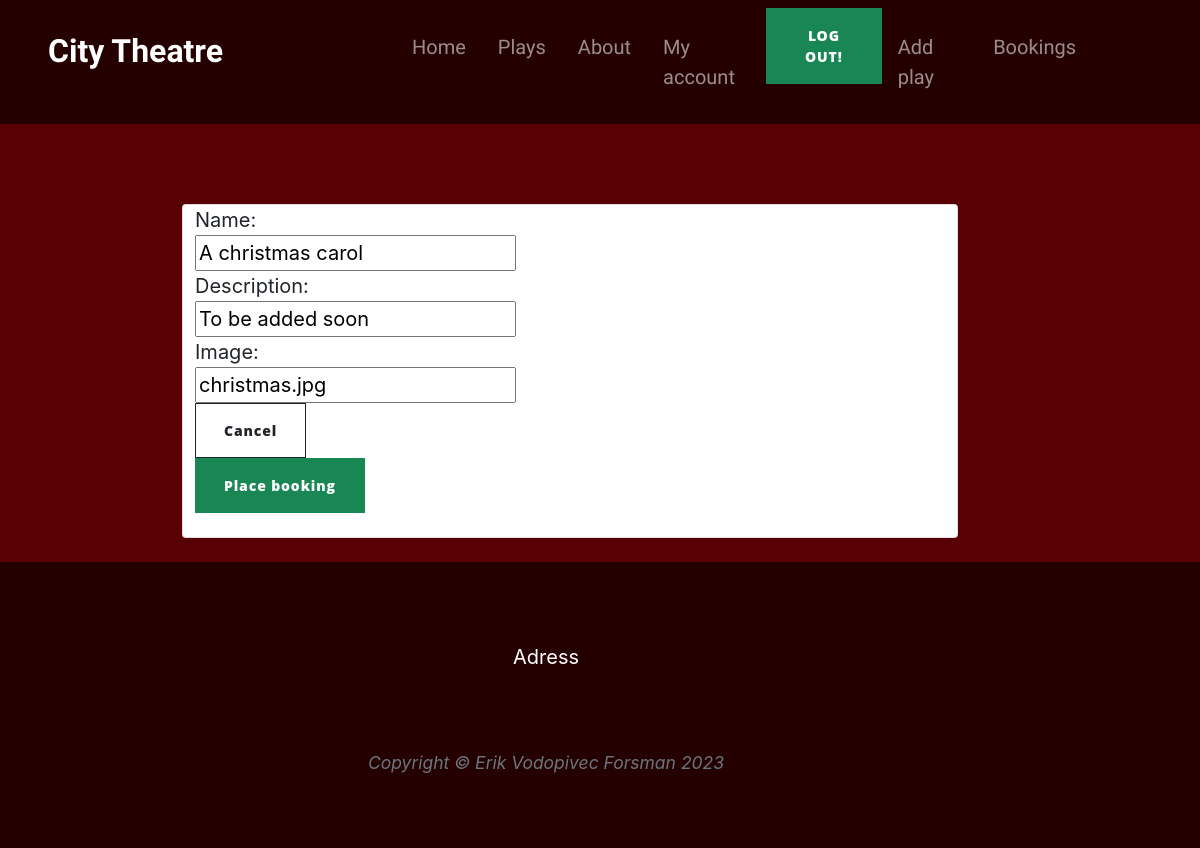
Screenshot of /booking/edit/1/ (signed in) with the database file from the repository.
### booking/models.py (models this page shows, shortened)
class Play( models.Model):
    name = models.CharField(max_length=254, null=False, blank=False)
    description = models.CharField(max_length=1000, null=False, blank=False, default="To be added")
    image = models.CharField(max_length=254, null=True, blank=True)

### booking/views.py (the view)
# urls.py: path('edit/<int:play_id>/', views.edit_play, name='edit_play'),
@login_required
def edit_play(request, play_id):
    play_instance = get_object_or_404(Play, pk=play_id)
    if not request.user.is_superuser:
        return redirect(reverse('home'))
    if request.method == 'POST':
        form = PlayForm(request.POST, request.FILES, instance=play_instance)
        if form.is_valid():
            form.save()
            return redirect(reverse('home'))
        else:
            print("error")
    else:
        form = PlayForm(instance=play_instance)
    template = 'booking/edit_play.html'
    context = {
        'form': form,
        'play_instance': play_instance,
    }
    return render(request, template, context)

### booking/forms.py
class PlayForm(forms.ModelForm):
    class Meta:
        model = Play
        exclude = ()
    def __init__(self, *args, **kwargs):
        super().__init__(*args, **kwargs)
        placeholders = {
            'name': 'Name',
            'description': 'Description',
            'image': 'Image',
        }

### booking/templates/booking/edit_play.html (shortened to what this page needs)
{% extends "base.html" %}
{% load static %}
{% block content %}
    <div class="container" id="ticket-choice">
        <div class="card-deck row justify-content-around ">
            <div class="card col-8">
                <form action="{% url 'edit_play' play_instance.id %}" method="POST" class="col-4 mb-4" id="add-form">
                    {{form}}
                    <a href=""><div class="btn btn-outline-dark">Cancel</div></a>
                    <button class="btn btn-success" type="submit">Place booking</button>
                </form>
            </div>
        </div>
    </div>
{% endblock %}

### static/css/style.css (style rules this page uses)
:root { --light-red: #590004 ; --dark-red: #250001; --green-btn: #55CB1E; }
#cont { background-color: var(--light-red); width: 100vw; overflow-x: hidden; }
.card-deck { left: auto !important; }
.btn { border-radius: 5%; }
.card { display: inline-block; }
#ticket-choice, #play-choice { margin-top: 10vh; }

### rows the page displays
Play: name "A christmas carol", description "To be added soon", image "christmas.jpg"
